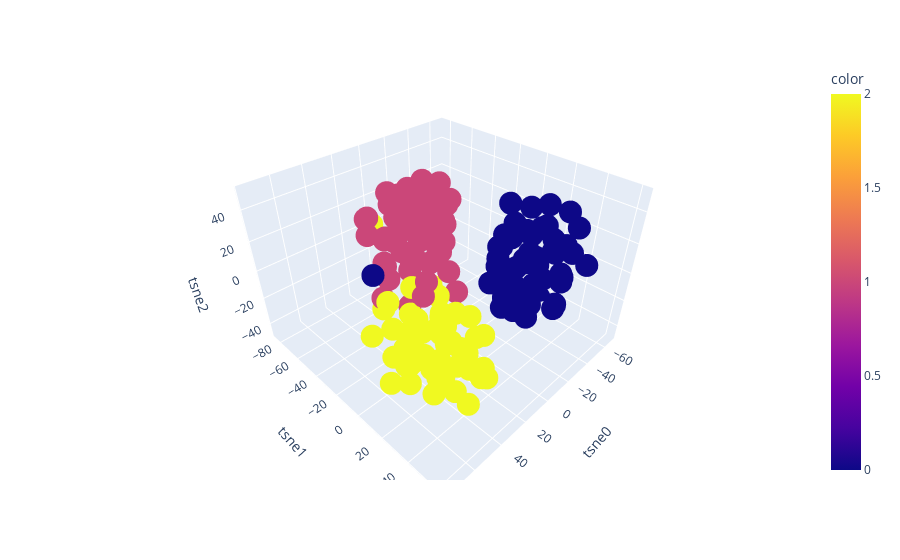

Write notebook code for a chart like this one.
### Code cell
# plot results with plotly
import plotly.express as px
fig = px.scatter_3d(X_tsne, x='tsne0', y='tsne1', z='tsne2', color=y)
fig.show()

### Figure 1 — Plotly figure (JSON) as saved in the notebook; plotly's stock layout.template omitted (floating-point values rounded to 4 significant figures; data arrays with more than 128 entries replaced by an {"elided": "..."} marker saying what was removed)
{"data": [{"hovertemplate": "tsne0=%{x}<br>tsne1=%{y}<br>tsne2=%{z}<br>color=%{marker.color}<extra></extra>", "legendgroup": "", "marker": {"color": {"elided": "150 int values"}, "coloraxis": "coloraxis", "symbol": "circle"}, "mode": "markers", "name": "", "scene": "scene", "showlegend": false, "type": "scatter3d", "x": {"elided": "150 float values"}, "y": {"elided": "150 float values"}, "z": {"elided": "150 float values"}}], "layout": {"coloraxis": {"colorbar": {"title": {"text": "color"}}, "colorscale": [[0, "#0d0887"], [0.1111, "#46039f"], [0.2222, "#7201a8"], [0.3333, "#9c179e"], [0.4444, "#bd3786"], [0.5556, "#d8576b"], [0.6667, "#ed7953"], [0.7778, "#fb9f3a"], [0.8889, "#fdca26"], [1, "#f0f921"]]}, "legend": {"tracegroupgap": 0}, "margin": {"t": 60}, "scene": {"domain": {"x": [0, 1], "y": [0, 1]}, "xaxis": {"title": {"text": "tsne0"}}, "yaxis": {"title": {"text": "tsne1"}}, "zaxis": {"title": {"text": "tsne2"}}}}}
